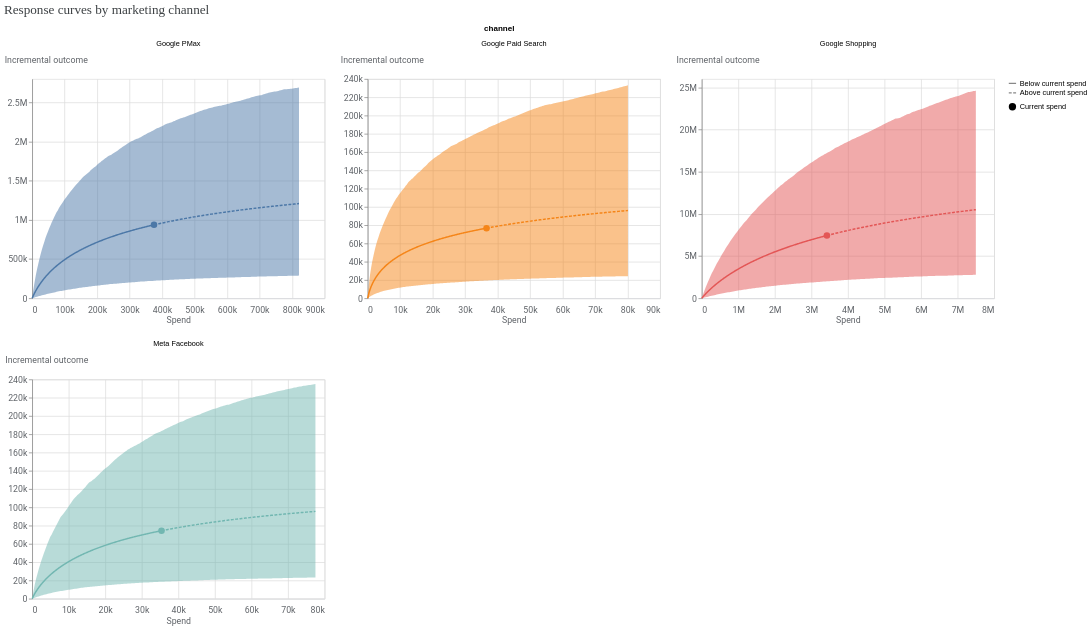

Notebook cell for this chart:
### Code cell
media_effects = visualizer.MediaEffects(mmm)
media_effects.plot_response_curves()

### Figure 1 — Vega-Lite specification as saved in the notebook (floating-point values rounded to 4 significant figures; data arrays with more than 128 entries replaced by an {"elided": "..."} marker saying what was removed)
{"config": {"view": {"continuousWidth": 300, "continuousHeight": 300}, "axis": {"labelColor": "#5F6368", "labelFont": "Roboto", "labelFontSize": 12, "titleColor": "#5F6368", "titleFont": "Roboto", "titleFontSize": 12, "titleFontWeight": "normal"}}, "data": {"name": "data-cb7154eb8d9068846e03e86573a5a237"}, "facet": {"field": "channel", "type": "nominal"}, "spec": {"layer": [{"mark": {"type": "line"}, "encoding": {"color": {"field": "channel", "type": "nominal"}, "strokeDash": {"field": "spend_level", "legend": {"title": null}, "sort": "descending", "type": "nominal"}, "x": {"axis": {"domainColor": "#DADCE0", "labelExpr": "replace(format(datum.value, '.3~s'), 'G', 'B')", "labelPadding": 10, "ticks": false}, "field": "spend", "title": "Spend", "type": "quantitative"}, "y": {"axis": {"labelExpr": "replace(format(datum.value, '.3~s'), 'G', 'B')", "titleAlign": "left", "titleAngle": 0, "titleY": -20}, "field": "mean", "title": "Incremental outcome", "type": "quantitative"}}, "transform": [{"calculate": "datum.spend_multiplier >= 1.0 ? \"Above current spend\" : \"Below current spend\"", "as": "spend_level"}]}, {"mark": {"type": "point", "filled": true, "opacity": 1, "size": 80}, "encoding": {"color": {"field": "channel", "type": "nominal"}, "shape": {"field": "current_spend", "legend": {"title": null}, "type": "nominal"}, "tooltip": [{"field": "spend", "type": "quantitative"}, {"field": "mean", "type": "quantitative"}], "x": {"axis": {"domainColor": "#DADCE0", "labelExpr": "replace(format(datum.value, '.3~s'), 'G', 'B')", "labelPadding": 10, "ticks": false}, "field": "spend", "title": "Spend", "type": "quantitative"}, "y": {"axis": {"labelExpr": "replace(format(datum.value, '.3~s'), 'G', 'B')", "titleAlign": "left", "titleAngle": 0, "titleY": -20}, "field": "mean", "title": "Incremental outcome", "type": "quantitative"}}, "transform": [{"calculate": "datum.spend_multiplier >= 1.0 ? \"Above current spend\" : \"Below current spend\"", "as": "spend_level"}, {"filter": "(datum.spend_multiplier === 1.0)"}]}, {"mark": {"type": "area", "opacity": 0.5}, "encoding": {"color": {"field": "channel", "legend": null, "type": "nominal"}, "x": {"field": "spend", "type": "quantitative"}, "y": {"field": "ci_lo", "type": "quantitative"}, "y2": {"field": "ci_hi"}}, "transform": [{"calculate": "datum.spend_multiplier >= 1.0 ? \"Above current spend\" : \"Below current spend\"", "as": "spend_level"}]}], "width": 400}, "columns": 3, "resolve": {"scale": {"x": "independent", "y": "independent"}}, "title": {"text": "Response curves by marketing channel ", "anchor": "start", "color": "#3C4043", "font": "Google Sans Display", "fontSize": 18, "fontWeight": "normal", "offset": 10}, "$schema": "https://vega.github.io/schema/vega-lite/v6.4.1.json", "datasets": {"data-cb7154eb8d9068846e03e86573a5a237": {"elided": "880 records"}}}
